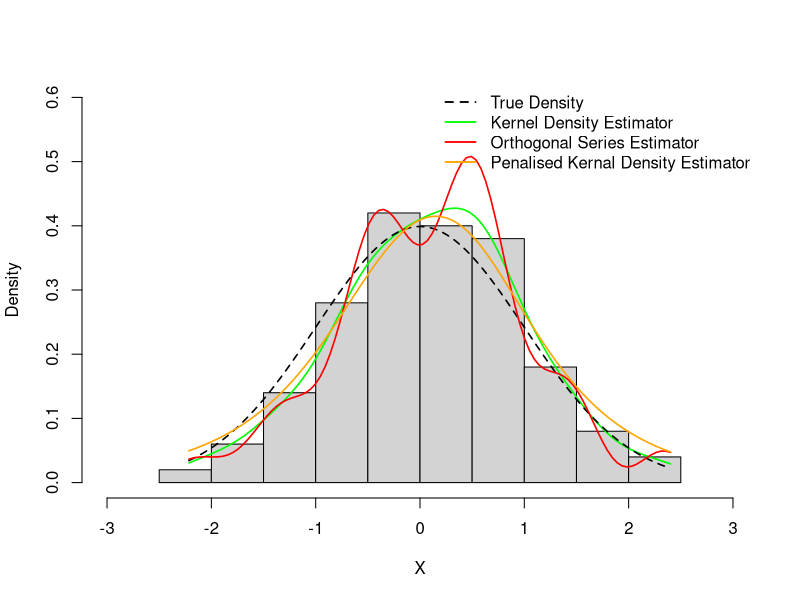
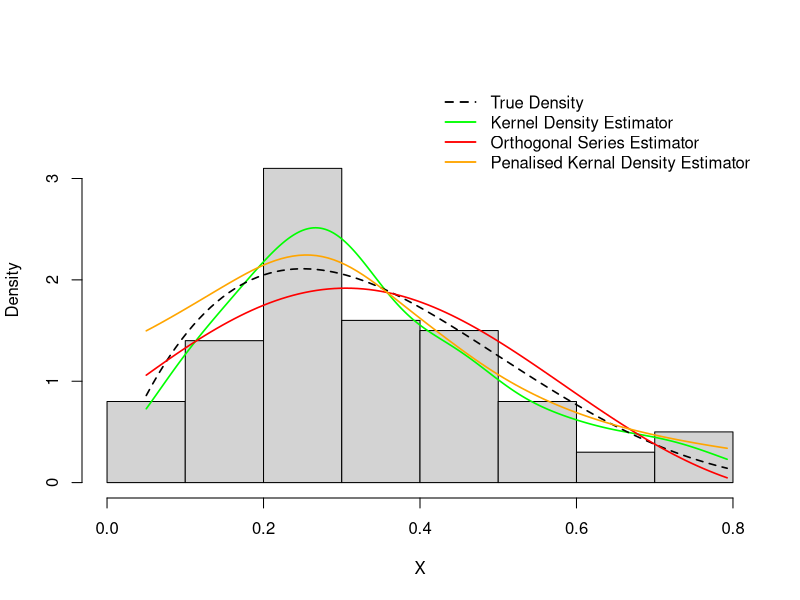
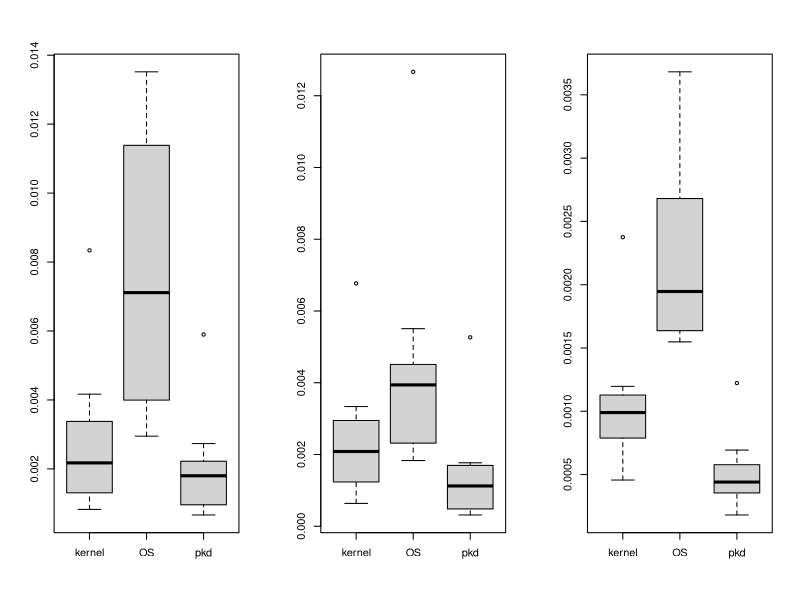
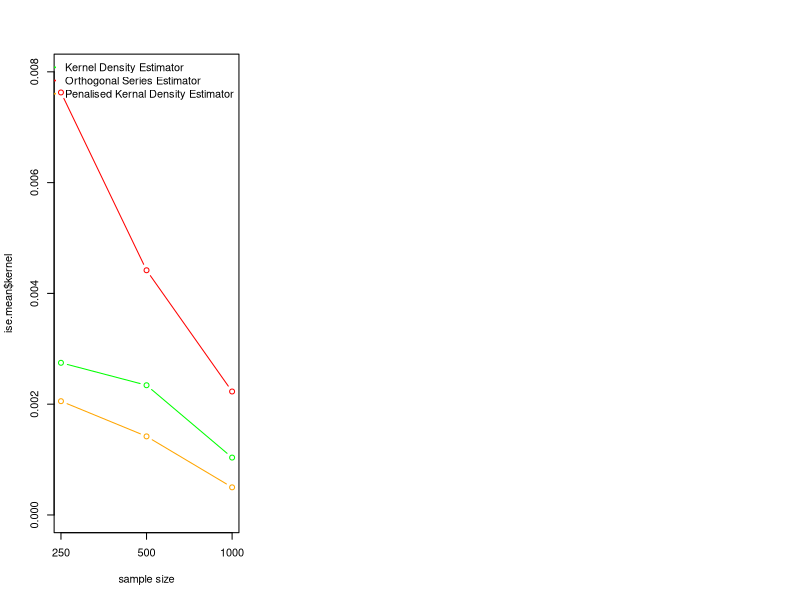

R code for these plots, in order:
## ---- chunk 1
knitr::opts_chunk$set(echo = FALSE)
Sys.setlocale("LC_ALL", "English")
library(tidyverse)
library(gss)
## ---- chunk 2
# The implementation of the orthogonal series estimator, using Hermite series
OS_Hermite <- function(x, data){
  # The Hermite polynomials
  # Utilize the recurrence formula "H_n(x) = 2x*H_(n-1)(x) - 2(n-1)*H_(n-2)(x) (n>=2)"
  # to calculate the Hermite polynomials
  hermite <- function(x, m){
    if(m == 0){
      1
    }
    else if(m == 1){2*x}
    else{
      a <- 1
      b <- 2*x
      for(i in 2:m){
        c <- 2*x*b - 2*(i - 1)*a
        a <- b
        b <- c
      }
      c
    }
  }
  # The normalized Hermite functions
  phi <- function(x, m){
    (hermite(x, m)/exp((x^2)/2))/sqrt((2^m)*factorial(m)*sqrt(pi))
  }
  n <- length(data)
  value = 0
  for(m in 0:30){
    c <- sum(sapply(data, phi, m = m))/n
    value <- value + c*phi(x, m)
  }
  value
}
## ---- chunk 3
# Generate data for the experiment
n <- 100
set.seed(1)
# The sample one
sample1 <- rnorm(n, mean = 0, sd = 1)
#The sample two
sample2 <- rbeta(n, shape1 = 2, shape2 = 4)
## ---- chunk 4
set.seed(1)
# The density functions for the distributions of the simulated data
# The density function for the distribution of sample one
density1 <- function(x){
  mu <- 0; sigma <- 1
  exp(-(x - mu)^2/(2*sigma^2))/(sqrt(2*pi)*sigma)
}
# Create the visualizations to illustrate the performances of different density estimators
sample1.fit <- ssden( ~ sample1, domain = data.frame(sample1))
# The visualization based on sample one
xx <- seq(min(sample1), max(sample1), len = n)
# pdf("Part1_fig1.pdf")
hist(sample1, freq = FALSE, main = "",
     xlab = "X", ylab = "Density", xlim = c(-3, 3), ylim = c(0, 0.6))
lines(density(sample1, from = min(sample1), to = max(sample1)), 
      col = "green", lwd = 1.6)
lines(xx, density1(xx), type = "l", col = "black", lty = 2, lwd = 1.6)
# axis(side = 1, at = seq(min(sample1), max(sample1), n))
lines(xx, sapply(xx, OS_Hermite, data = sample1), col = "red", lwd = 1.6)
lines(xx, dssden(sample1.fit, xx), type = "l", col = "orange", lwd = 1.6)
legend(x = "topright", 
       legend = c("True Density", 
                  "Kernel Density Estimator",
                  "Orthogonal Series Estimator",
                  "Penalised Kernal Density Estimator"),
       lty = c(2, 1, 1, 1),
       col = c("black", "green", "red", "orange"),
       lwd = 1.8, bty = "n")
# dev.off()
## ---- chunk 5
# The visualization based on sample two
# The density function for the distribution of sample two
density2 <- function(x){
  alpha <- 2; beta <- 4
  x^(alpha - 1)*(1 - x)^(beta - 1)/beta(alpha, beta)
}
sample2.fit <- ssden( ~ sample2, domain = data.frame(sample2))
xx <- seq(min(sample2), max(sample2), len = n)
hist(sample2, freq = FALSE, main="",
     xlab = "X", ylab = "Density", xlim = c(0, 0.8), ylim = c(0, 3.8))
lines(density(sample2, from = min(sample2), to = max(sample2)), 
      col = "green", lwd = 1.6)
lines(xx, density2(xx), type = "l", col = "black", lty = 2, lwd = 1.6)
# axis(side = 1, at = seq(min(sample2), max(sample2), n))
lines(xx, sapply(xx, OS_Hermite, data = sample2), col = "red", lwd = 1.6)
lines(xx, dssden(sample2.fit, xx), type = "l", col = "orange", lwd = 1.6)
legend(x = "topright", 
       legend = c("True Density", 
                  "Kernel Density Estimator",
                  "Orthogonal Series Estimator",
                  "Penalised Kernal Density Estimator"),
       lty = c(2, 1, 1, 1),
       col = c("black", "green", "red", "orange"), 
       lwd = 1.8, bty = "n")
## ---- chunk 6
set.seed(1)
# Initialize some variables
mu <- 0; sigma <- 1
repeat.no <- 10
n <- c(250, 500, 1000)
df <- 5
ise <- list()
ise$second <- ise$first <- data.frame("kernel" = rep(0, repeat.no), 
                                      "OS" = rep(0, repeat.no),
                                      "pkd" = rep(0, repeat.no))
ise$third <- ise$first

# The density function of the distribution of the sample
density_sam1 = function(x){
  exp(-(x - mu)^2/(2*sigma^2))/(sqrt(2*pi)*sigma)
}
# The Monte Carlo Simulation study for sample size n=250
for(i in 1:repeat.no){
  sample1 <- rnorm(n[1], mean = mu, sd = sigma)
  sample.fit <- ssden( ~ sample1, domain = data.frame(sample1))
  # The calculation of the ISE for the kernel density estimator
  ker_den <- density(sample1)
  interval <- ker_den$x[-1] - ker_den$x[-length(ker_den$x)]
  xx <- (ker_den$x[-1] + ker_den$x[-length(ker_den$x)])/2
  yy <- (ker_den$y[-1] + ker_den$y[-length(ker_den$y)])/2
  ise$first$kernel[i] <- sum((yy - density_sam1(xx))^2*interval)
  
  # The calculation of the ISE for the penalised kernal density estimator
  ise$first$OS[i] <- integrate(function(x){
    (OS_Hermite(x, data = sample1) - density_sam1(x))^2},
    lower = min(sample1), upper = max(sample1))$value 
  
  ise$first$pkd[i] <- integrate(function(sample1){
    (dssden(sample.fit, sample1) - dnorm(sample1, mean = 0, sd = 1))^2}, 
    lower = min(sample1), upper = max(sample1))$value
}

# The Monte Carlo Simulation study for sample size n=500
for(i in 1:repeat.no){
  sample1 <- rnorm(n[2], mean = mu, sd = sigma)
  sample.fit <- ssden( ~ sample1, domain = data.frame(sample1))
  # The calculation of the ISE for the kernel density estimator
  ker_den <- density(sample1)
  interval <- ker_den$x[-1] - ker_den$x[-length(ker_den$x)]
  xx <- (ker_den$x[-1] + ker_den$x[-length(ker_den$x)])/2
  yy <- (ker_den$y[-1] + ker_den$y[-length(ker_den$y)])/2
  ise$second$kernel[i] <- sum((yy - density_sam1(xx))^2*interval)
  # The calculation of the ISE for the penalised kernal density estimator
  ise$second$OS[i] = integrate(function(x){
    (OS_Hermite(x, data = sample1) - density_sam1(x))^2},
    lower = min(sample1), upper = max(sample1))$value  
  ise$second$pkd[i] <- integrate(function(sample1){
    (dssden(sample.fit, sample1) - dnorm(sample1, mean = 0, sd = 1))^2}, 
    lower = min(sample1), upper = max(sample1))$value
}

# The Monte Carlo Simulation study for sample size n=1000
for(i in 1:repeat.no){
  sample1 <- rnorm(n[3], mean = mu, sd = sigma)
  sample.fit <- ssden( ~ sample1, domain = data.frame(sample1))
  # The calculation of the ISE for the kernel density estimator
  ker_den <- density(sample1)
  interval <- ker_den$x[-1] - ker_den$x[-length(ker_den$x)]
  xx <- (ker_den$x[-1] + ker_den$x[-length(ker_den$x)])/2
  yy <- (ker_den$y[-1] + ker_den$y[-length(ker_den$y)])/2
  ise$third$kernel[i] <- sum((yy - density_sam1(xx))^2*interval)
  # The calculation of the ISE for the penalised kernaldensity estimator
  ise$third$OS[i] <- integrate(function(x){
    (OS_Hermite(x, data = sample1) - density_sam1(x))^2},
    lower = min(sample1), upper = max(sample1))$value  
  ise$third$pkd[i] <- integrate(function(sample1){
    (dssden(sample.fit, sample1) - dnorm(sample1, mean = 0, sd = 1))^2}, 
    lower = min(sample1), upper = max(sample1))$value
}
## ---- chunk 7
par(mfrow=c(1,3))

boxplot(ise$first)
boxplot(ise$second)
boxplot(ise$third)
## ---- chunk 8
# Calculate the mean of the ISE of all the density estimators
ise.mean <- data.frame(kernel = c(mean(ise$first$kernel),
                                 mean(ise$second$kernel),
                                 mean(ise$third$kernel)),
                      OS = c(mean(ise$first$OS), 
                             mean(ise$second$OS), 
                             mean(ise$third$OS)),
                      pkd = c(mean(ise$first$pkd), 
                              mean(ise$second$pkd), 
                              mean(ise$third$pkd)),
                      row.names = c("first", "second", "third"))

plot(ise.mean$kernel, type = "b", col = "green", ylim = c(0,0.008), 
     xaxt = "n", xlab = "sample size")
axis(1, at = 1:3, labels = c(250, 500, 1000))
lines(ise.mean$OS, type = "b", col = "red")
lines(ise.mean$pkd, type = "b", col = "orange")

legend(x = "topright", 
       legend = c("Kernel Density Estimator",
                  "Orthogonal Series Estimator",
                  "Penalised Kernal Density Estimator"),
       lty = c(1, 1, 1),
       col = c("green", "red", "orange"), 
       lwd = 1.8, bty = "n")
